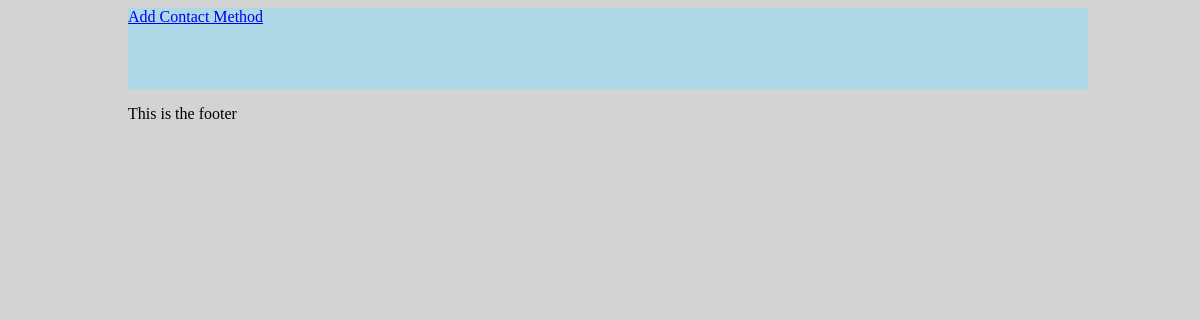
The app's page /contact.php (signed in), older data.
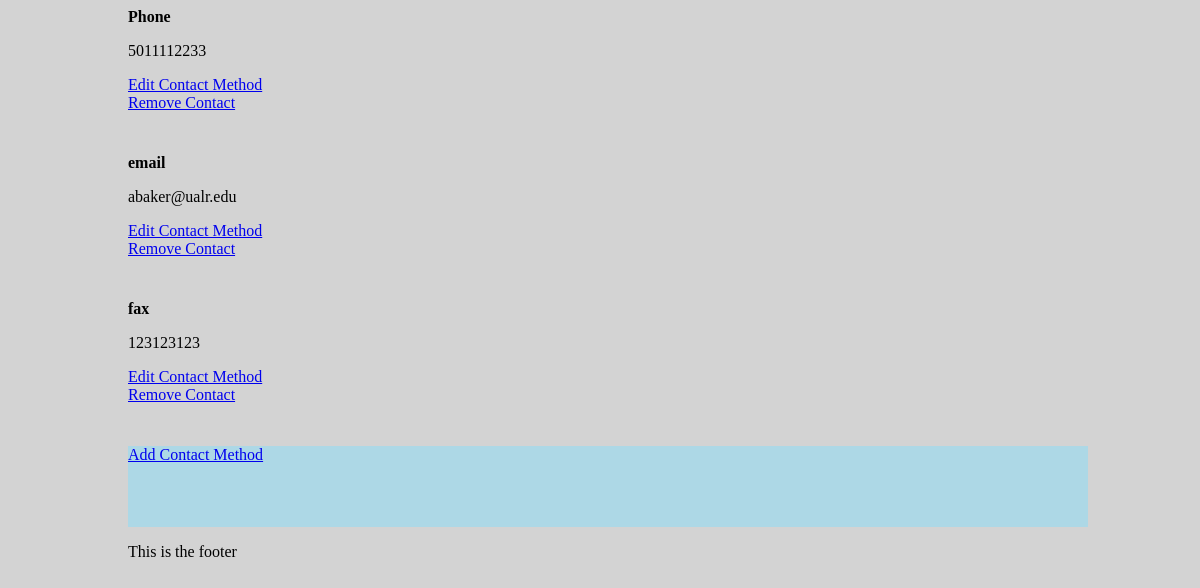
The same page, newer data.
### tables this page shows
CREATE TABLE IF NOT EXISTS `contact_info` (
  `contact_id` int(11) NOT NULL AUTO_INCREMENT,
  `contact_title` varchar(255) NOT NULL,
  `contact_content` varchar(255) NOT NULL,
  PRIMARY KEY (`contact_id`)
);

### db_connect.php (called while the page is built, shortened)
<?php
    function isAdmin(){
        if (isset($_SESSION["role"])) {
            if ($_SESSION["role"] == "admin") {
                return true;
            }else{
                return false;
            }
        }
    }
?>

### contact.php (the view, shortened to what this page needs)
<?php
include("header.php");
include("db_connect.php");
?>
<?php
$sql = "SELECT * FROM contact_info";
$result = $conn->query($sql);
$isAdmin = isAdmin();
while($row = $result->fetch_assoc()){
    echo "<b>" . $row["contact_title"] . "</b><p>" . $row["contact_content"] . "</p>";
    if($isAdmin){
        echo "<div class='admin_controls'>";
        echo "<a href='#' class='contact_update_link' onclick='editContactInfo(" . $row["contact_id"] . ")'>Edit Contact Method</a><br>";
        echo "<a href='remove_contact.php?id=" . $row["contact_id"] . "'>Remove Contact</a>";
    }
}
if($isAdmin){
    echo "<div class='admin_control'>";
    echo "<a href='#' class='contact_update_link' onclick='addContact()'>Add Contact Method</a>";
    echo "</div>";
}
include("footer.php");
?>

### header.php (shortened to what this page needs)
<!DOCTYPE html>
<html class="no-js">
    <head>
        <link rel="stylesheet" href="css/style.css">
    </head>
    <body>
        <div class="main_container">

### footer.php
</div>
</body>
<footer>
    <p>This is the footer</p>
</footer>
</html>

### css/style.css (style rules this page uses)
html { width:80%; margin:auto; }
body { width:100%; background-color: lightgrey; }
footer { align-content: center; }
.admin_control { background-color: lightblue; }

Row changes from the older to the newer data that the page shows:
added contact_info: contact_title "Phone", contact_content "5011112233"
added contact_info: contact_title "email", contact_content "abaker@ualr.edu"
added contact_info: contact_title "fax", contact_content "123123123"
